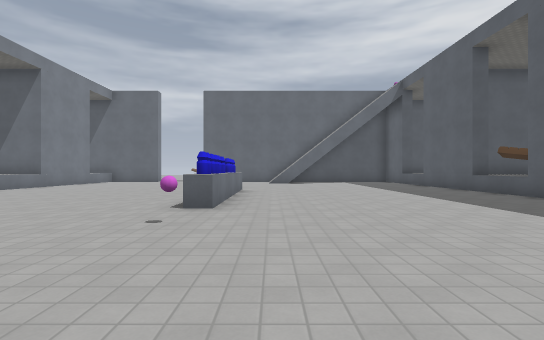
view 1 (above)

24 first-person views from a walk through a 3-D level made in the Godot game engine. The camera is 1.3 m above the floor, looks level and sees 85° across. The floor is counted in squares, 2 m on a side. Each view is taken from the middle of a square. On the plan, view 1 faces up. The plan holds only what a view shows up to about 9 squares ahead; the rest is blank. The place goes on beyond the plan. Characters and animated objects are left out. Surface patterns are stand-ins for the level's own textures.

view 2
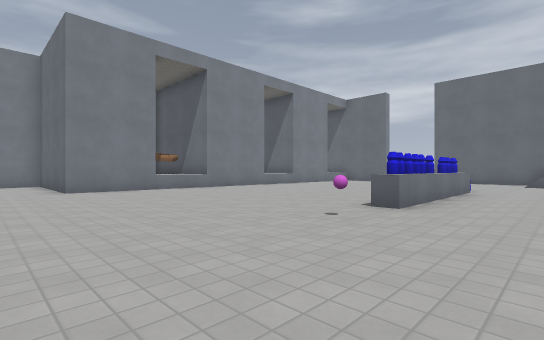

view 3
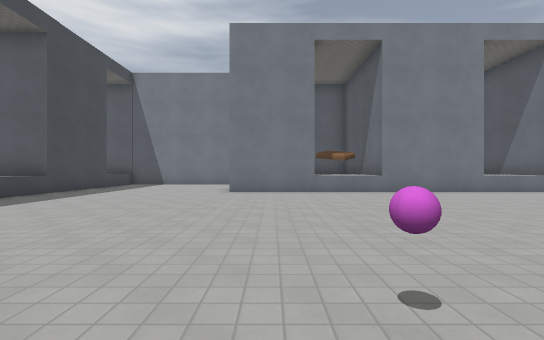

view 4
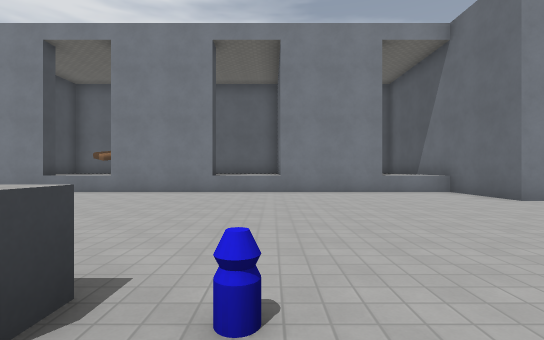

view 5
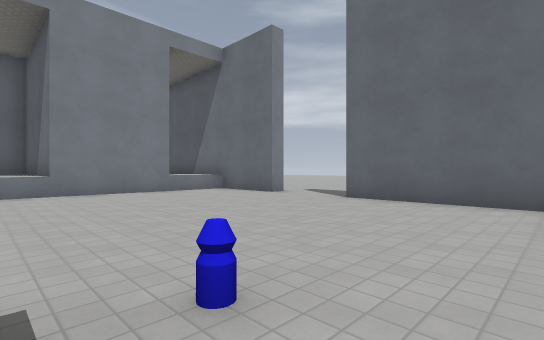

view 6
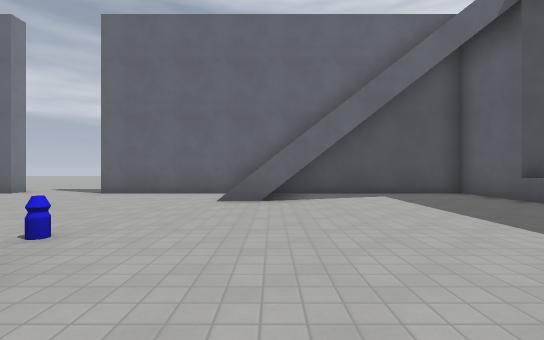

view 7
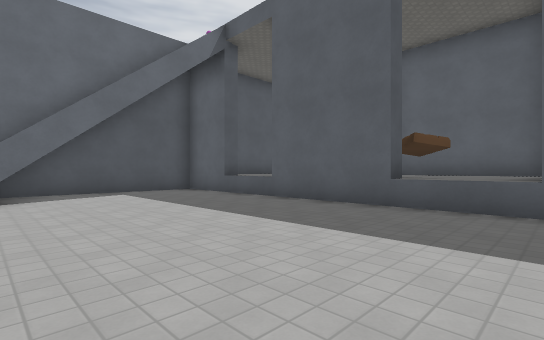

view 8
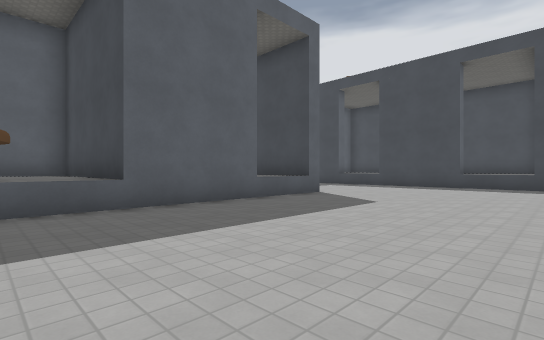

view 9
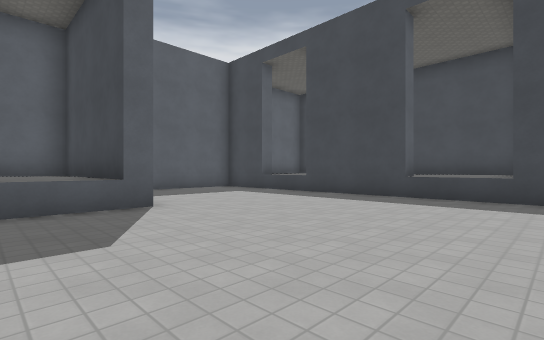

view 10
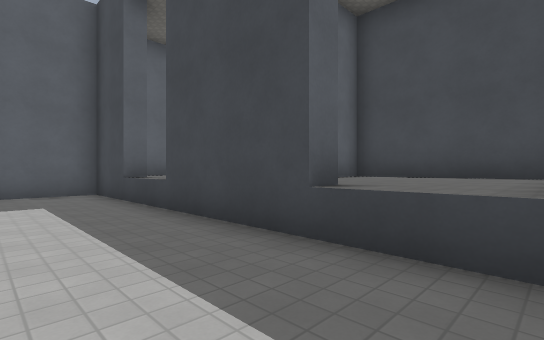

view 11
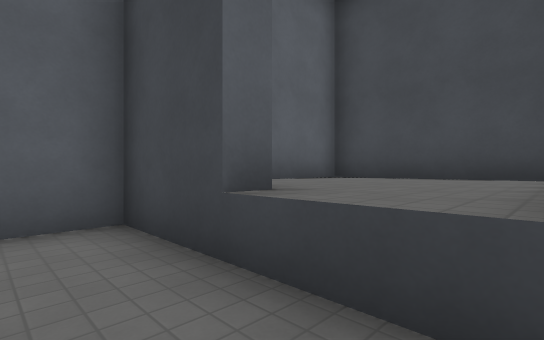

view 12
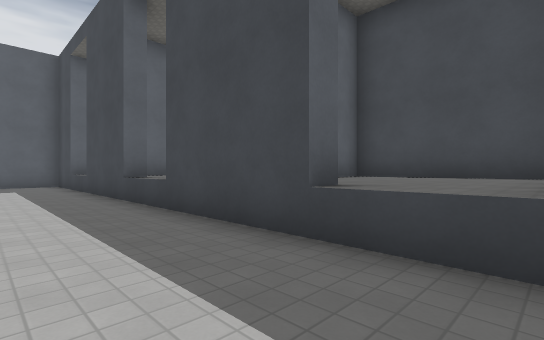

view 13
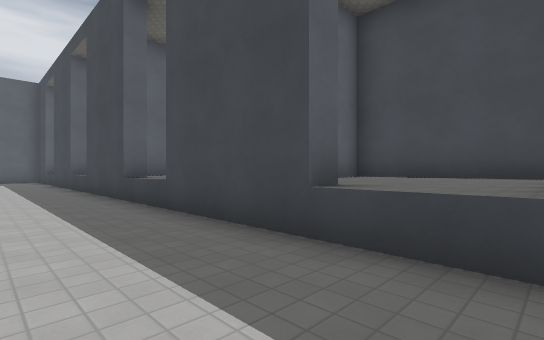

view 14
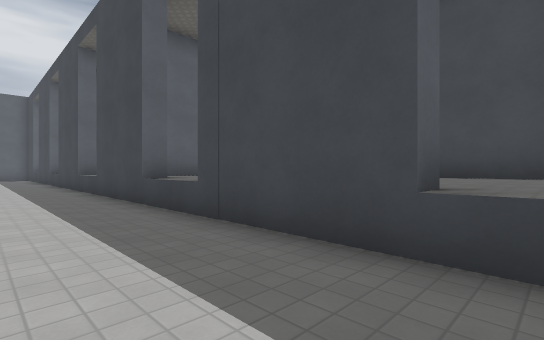

view 15
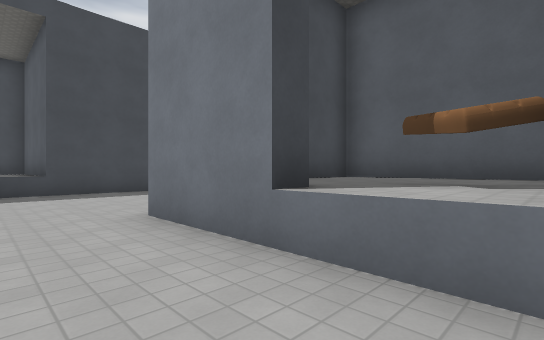

view 16
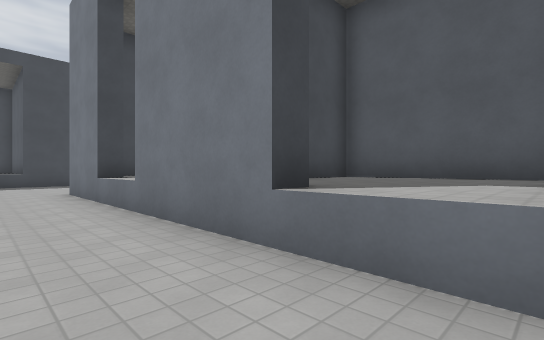

view 17
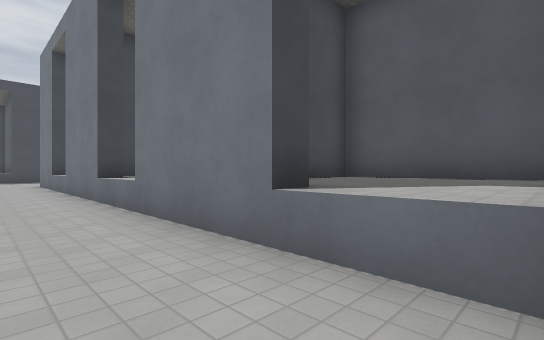

view 18
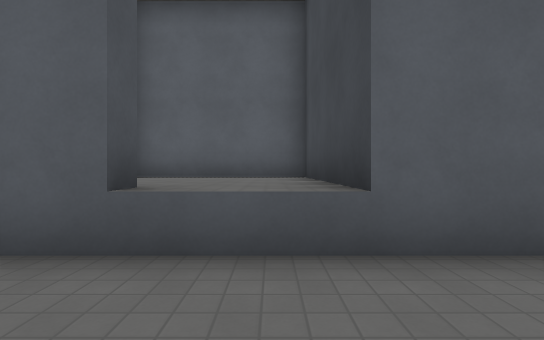

view 19
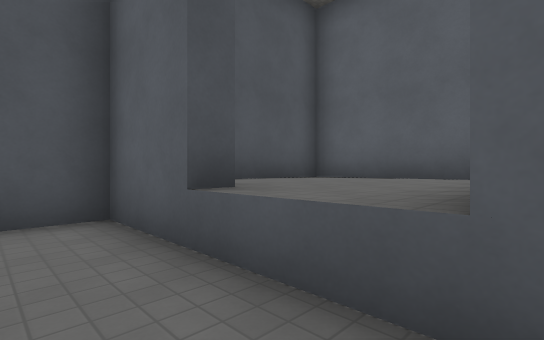

view 20
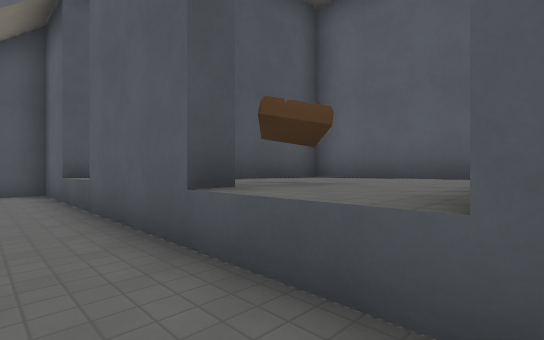

view 21
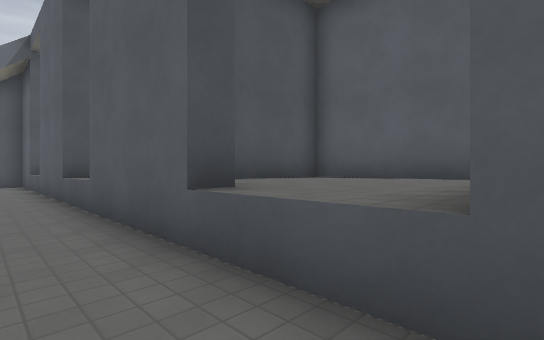

view 22
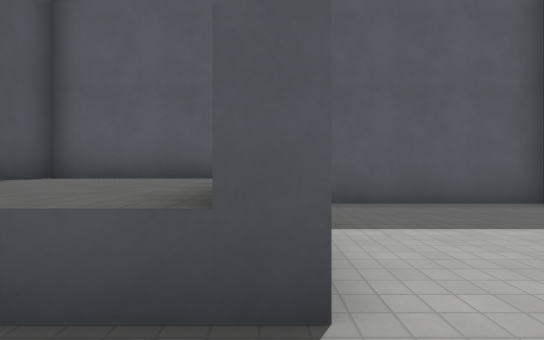

view 23
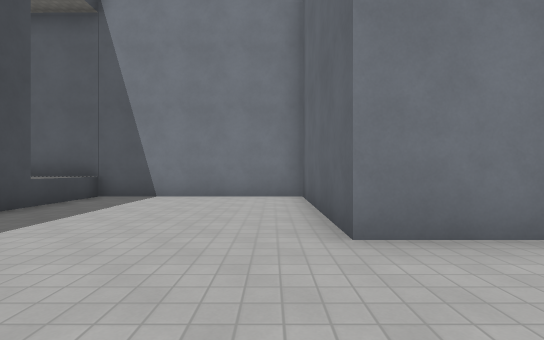

view 24
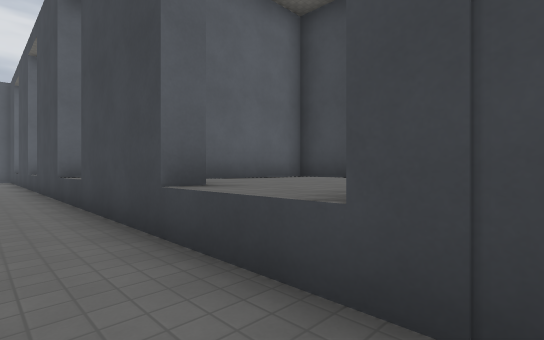

### Floor plan
Key: @ floor where view 1 was taken; # wall or solid block; x gap in a wall; . floor; / step, stairs or slope; ^ raised ledge; B bottle; O other object.
Columns run from 13 left of view 1 to 11 right of it. Each row starts with its distance up from view 1.
 17      ##...##########
 16 ######.......///....####x
 15 #^^^^......../ /....#^^^^
 14 #^^^#........///....^^^^^
 13 #^^ #...............^^^^^
 12 #^  #...............#^^^^
 11 #^^^^.......B.......#^^^^
 10 #^^^^.......^.......#^^^^
  9 #^^^#.......O.......^^^^^
  8 #^^ #.......O.......^^^^^
  7 #^ ^#.......O.......#^^^^
  6 #^^^^.......B.......#^^^^
  5 #^^^^.......B.......#^^^^
  4 #^^^#.......O.......^^^^^
  3 #^^ #...............^^^^^
  2 #####...............#####
  1 #.......................#
  0 #............@..........#
 -1 #.......................#
 -2 #.......................#
 -3 #.......................#
 -4 #^###^^###^^###^^###^^##
 -5 #^^  ^^^^^^^^ ^^^^ ^^^^^^
 -6  ^^  ^^^^^^^^^ ^^^^ ^^^^^
 -7  ^^^ ^^^^^^^^^^^^^^^^^^^^
 -8  #######################x

Where each view was taken, in squares from view 1:
view 1: 0 up, 0 right, facing up
view 2: 0 up, 1 right, facing up-left
view 3: 3 up, 0 right, facing left
view 4: 11 up, 0 right, facing left
view 5: 10 up, 0 right, facing up-left
view 6: 8 up, 1 right, facing up
view 7: 7 up, 1 right, facing up-right
view 8: 9 up, 1 right, facing down-right
view 9: 4 up, 1 right, facing down-right
view 10: 1 down, 2 right, facing down-right
view 11: 2 down, 7 right, facing down-right
view 12: 1 down, 3 left, facing down-right
view 13: 1 down, 8 left, facing down-right
view 14: 1 down, 12 left, facing down-right
view 15: 6 up, 7 left, facing down-left
view 16: 11 up, 7 left, facing down-left
view 17: 16 up, 7 left, facing down-left
view 18: 13 up, 4 right, facing right
view 19: 12 up, 5 right, facing up-right
view 20: 7 up, 5 right, facing up-right
view 21: 2 up, 5 right, facing up-right
view 22: 2 up, 5 right, facing right
view 23: 1 up, 6 left, facing left
view 24: 2 down, 9 left, facing down-right
